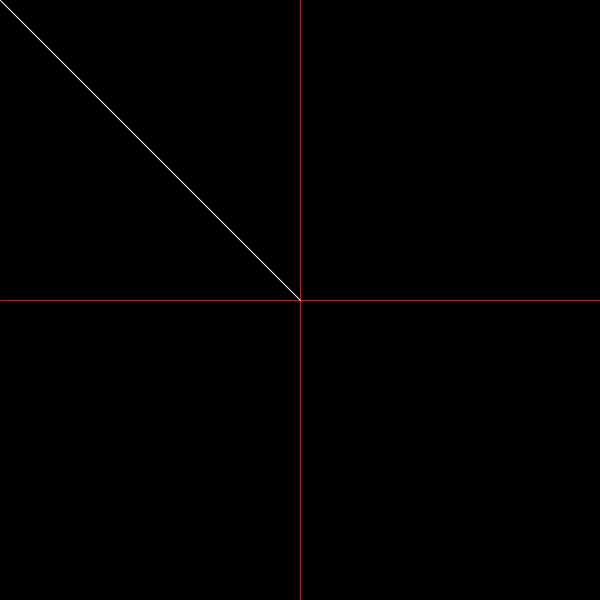
Frame 1 (no input)
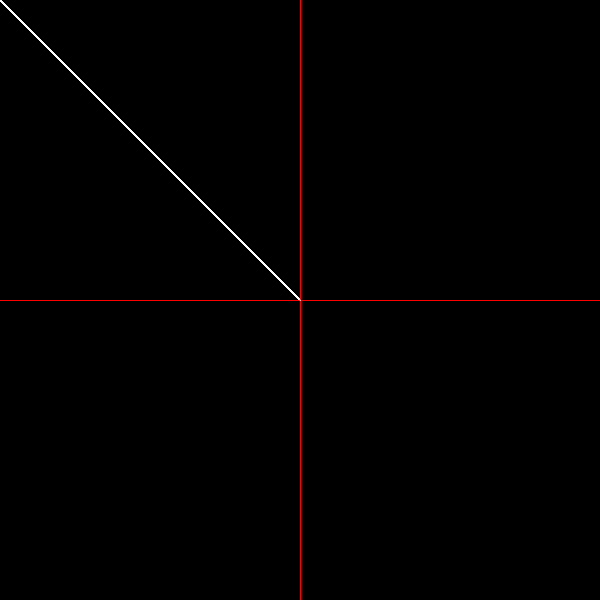
Frame 60 (the mouse pressed at the canvas centre just before this capture)
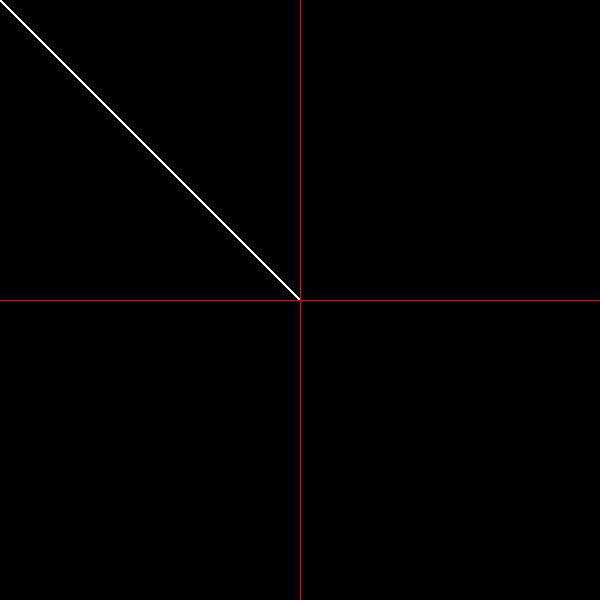
Frame 120 (the mouse held since frame 60 and released just before this capture)

The Processing sketch that drew these frames (run headless with seeded random() and noise(); from frame 60 on, the mouse is pressed at the canvas centre):

// Processing sketch: processing_10786
// ── processing_10786.pde

void setup (){
  size(600,600);   //window 600x600
 background(0);  //black
}

void draw (){
  stroke(255,0,0);
  noFill();
  line (300,0,300,600);  // y
  line (0,300,600,300);  // x
  
  /*          white         */
  if (mouseX<300 && mouseY<300){
    stroke(255,255,255);    
    line(300,300,mouseX,mouseY);
  }
  /*            blue        */
  else 
  {
  stroke(0,0,255);
  line(300,300,mouseX,mouseY);
}
  /*     fuchsia         */
   if (mouseX>300 && mouseY>300){
    stroke(255,0,255);
    line(300,300,mouseX,mouseY);
  }
  /*    olive         */
 if (mouseX<300 && mouseY>300){
   stroke(128,128,0);
    line(300,300,mouseX,mouseY);
 }
}
  void keyPressed(){
    background(0);
  }
  
